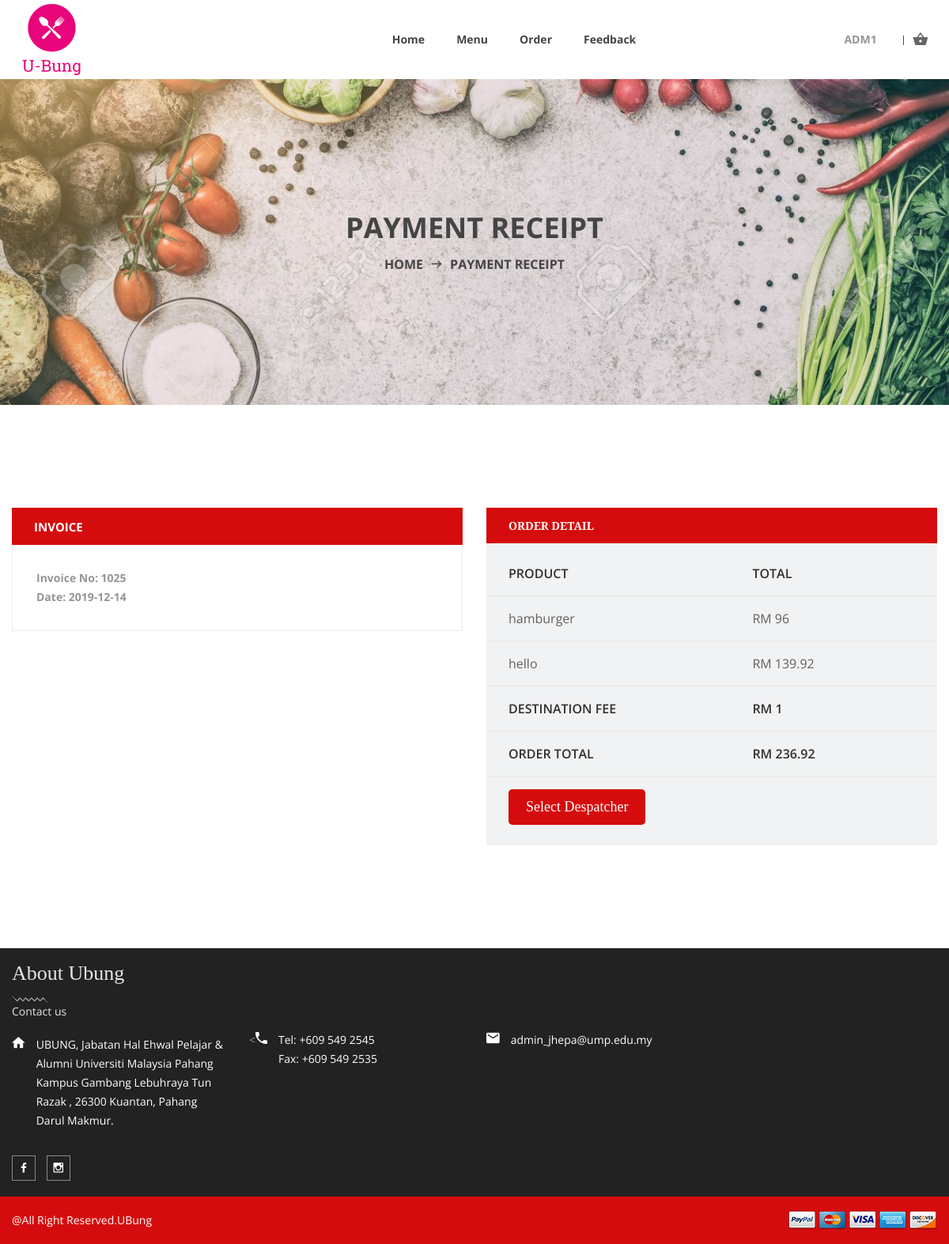
The page /receipt.php (signed in) on the database its author committed.
### tables this page shows
CREATE TABLE `payment` (
  `PaymentID` int(11) NOT NULL,
  `CartID` varchar(20) NOT NULL,
  `PaymentDate` date NOT NULL,
  `Destination Fee` double NOT NULL,
  `PaymentPrice` double NOT NULL
);

CREATE TABLE `cart` (
  `CartID` int(11) NOT NULL,
  `CustID` int(10) NOT NULL,
  `Product` varchar(20) NOT NULL,
  `ResID` int(11) NOT NULL,
  `ItemID` int(11) NOT NULL,
  `Quantity` int(11) NOT NULL,
  `Price` double NOT NULL,
  `Total` double NOT NULL,
  `PayStatus` varchar(20) NOT NULL
);

### receipt.php (the view, shortened to what this page needs)
<?php
include "includes/session.php";
include "includes/head.php";
include "includes/header.php";
?>
<!doctype html>
<html class="no-js" lang="zxx">
<head>
</head>
<body>
        <div class="ht__bradcaump__area bg-image--18">
            <div class="ht__bradcaump__wrap d-flex align-items-center">
                <div class="container">
                    <div class="row">
                        <div class="col-lg-12 col-md-12 col-sm-12">
                            <div class="bradcaump__inner text-center">
                                <h2 class="bradcaump-title">Payment Receipt</h2>
                                <nav class="bradcaump-inner">
                                  <a class="breadcrumb-item" href="index.php">Home</a>
                                  <span class="brd-separetor"><i class="zmdi zmdi-long-arrow-right"></i></span>
                                  <span class="breadcrumb-item active">Payment Receipt </span>
                                </nav>
                            </div>
                        </div>
                    </div>
                </div>
            </div>
        </div>
         <section class="htc__checkout bg--white section-padding--lg">
            <div class="checkout-section">
                <div class="container">
                    <div class="row">
                        <div class="col-lg-6 col-12 mb-30">
                                <div id="checkout-accordion">
                                    <div class="single-accordion">
                                        <a class="accordion-head" data-toggle="collapse" data-parent="#checkout-accordion" href="#checkout-method">Invoice</a>
                                        <div id="checkout-method" class="collapse show">
                                            <div class="checkout-method accordion-body fix">
                                                <ul style="font-weight: bold;">
                                                    <?php
                                                    $query="SELECT * FROM payment";
                                                    $result=mysqli_query($conn,$query);
                                                    while($row = mysqli_fetch_assoc($result)){
                                                        $PaymentID = $row["PaymentID"];
                                                        $date = $row["PaymentDate"];
                                                        $cartID = $row["CartID"];
                                                        $total = $row["PaymentPrice"];
                                                    }
                                                    ?>
                                                <li>Invoice No: <?php echo $PaymentID; ?></li>
                                                <li>Date: <?php echo $date; ?></li>
                                                </ul>
                                            </div>
                                        </div>
                                    </div>
                                </div>
                            </div>
                            <div class="col-lg-6 col-12 mb-30">
                                <div class="order-details-wrapper">
                                    <h2>order detail</h2>
                                    <div class="order-details">
                                            <ul>
                                                <li><p class="strong">product</p><p class="strong">total</p></li>
                                            <?php
                                            $arrCartID=explode(",","$cartID");
                                            for ($i=0; $i<count($arrCartID); $i++) {
                                                $query="SELECT * FROM cart WHERE CartID IN ('$arrCartID[$i]')";
                                                $result = mysqli_query($conn,$query);
                                                    while($row = mysqli_fetch_assoc($result)){
                                                        $product = $row["Product"];
                                                        $price = $row["Total"];
                                                        echo "<li><p>$product</p><p>RM $price</p></li>";
                                                    }
                                            }
                                                echo "<li><p class='strong'>Destination Fee</p><p class='strong'>RM 1</p></li>";
                                                echo "<li><p class='strong'>order total</p><p class='strong'>RM $total</p></li>";
                                                ?>
                                                <li><a class='food__btn' href="despatcherlist.php?id=<?php echo $PaymentID; ?>">Select Despatcher</a>
                                                </li>
                                            </ul>
                                    </div>
                                </div>
                            </div>
                    </div>
                </div>
            </div>
         </section>
<?php
    include 'includes/footer.php';
?>
</body>
</html>

### css/main.css (style rules this page uses)
.row { display: -webkit-box; display: -webkit-flex; display: -moz-box; display: -ms-flexbox; display: flex; -webkit-flex-wrap: wrap; -ms-flex-wrap: wrap; flex-wrap: wrap; }
html { -webkit-box-sizing: border-box; -moz-box-sizing: border-box; box-sizing: border-box; }
* { padding: 0; margin: 0; }
*, *:before, *:after { -webkit-box-sizing: inherit; -moz-box-sizing: inherit; box-sizing: inherit; }
body, h1, h2, h3, h4, h5, h6, blockquote, p, pre, dl, dd, ol, ul, figure, hr, fieldset, legend { margin: 0; padding: 0; }
body { font-family: "Open Sans", "Arial", "Helvetica Neue", sans-serif; font-weight: 400; font-size: 14px; }
h1, h2, h3, h4, h5, h6 { font-weight: 400; }
h2 { font-size: 30px; }

### rows shown on the page
payment: PaymentID "1025", PaymentDate "2019-12-14", PaymentPrice "236.92"
cart: Product "hamburger", Total "96"
cart: Product "hello", Total "139.92"

### other values the page prints
$_SESSION['user'] "ADM1"
